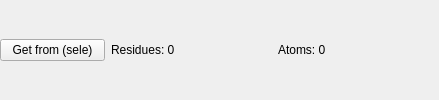
<?xml version="1.0" encoding="UTF-8"?>
<ui version="4.0">
 <class>Form</class>
 <widget class="QWidget" name="Form">
  <layout class="QHBoxLayout" name="seleLayout">
   <property name="leftMargin">
    <number>0</number>
   </property>
   <property name="topMargin">
    <number>0</number>
   </property>
   <property name="rightMargin">
    <number>0</number>
   </property>
   <property name="bottomMargin">
    <number>0</number>
   </property>
   <item>
    <widget class="QPushButton" name="getSelectionButton">
     <property name="sizePolicy">
      <sizepolicy hsizetype="Fixed" vsizetype="Fixed">
       <horstretch>0</horstretch>
       <verstretch>0</verstretch>
      </sizepolicy>
     </property>
     <property name="minimumSize">
      <size>
       <width>105</width>
       <height>0</height>
      </size>
     </property>
     <property name="text">
      <string>Get from (sele)</string>
     </property>
    </widget>
   </item>
   <item>
    <widget class="ElidedLabel" name="resInfoLabel">
     <property name="minimumSize">
      <size>
       <width>161</width>
       <height>0</height>
      </size>
     </property>
     <property name="text">
      <string>Residues: 0</string>
     </property>
    </widget>
   </item>
   <item>
    <widget class="ElidedLabel" name="atomsInfoLabel">
     <property name="minimumSize">
      <size>
       <width>161</width>
       <height>0</height>
      </size>
     </property>
     <property name="text">
      <string>Atoms: 0</string>
     </property>
    </widget>
   </item>
  </layout>
 </widget>
 <customwidgets>
  <customwidget>
   <class>ElidedLabel</class>
   <extends>QLabel</extends>
   <header>widgets.elided_label.h</header>
  </customwidget>
 </customwidgets>
 <resources/>
 <connections/>
</ui>
